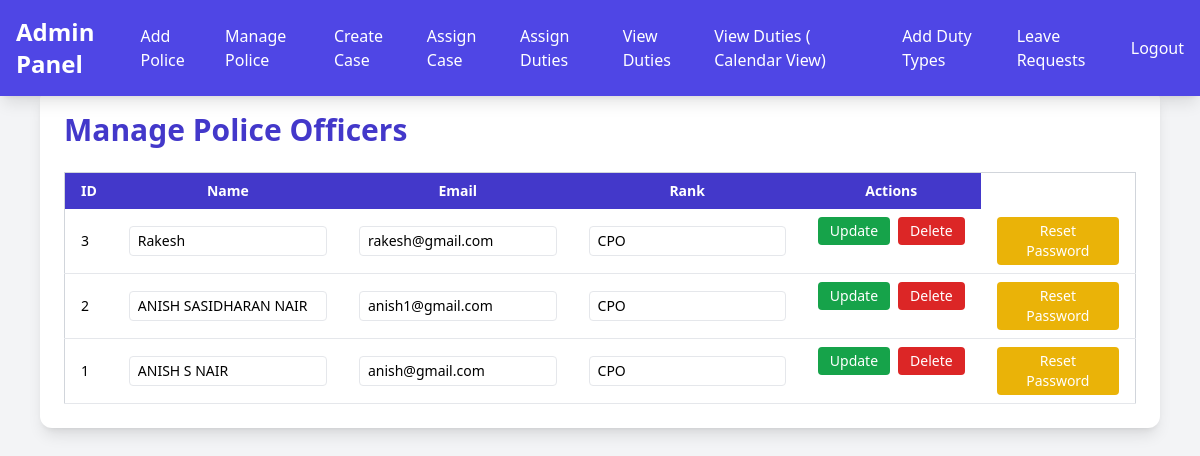
The page /admin/manage_police_officers.php (signed in) on the database its author committed.
### tables this page shows
CREATE TABLE `police_officers` (
  `id` int(11) NOT NULL,
  `name` varchar(100) NOT NULL,
  `gl_number` varchar(50) NOT NULL,
  `phone` varchar(20) NOT NULL,
  `email` varchar(100) NOT NULL,
  `password` varchar(255) NOT NULL,
  `rank` varchar(50) DEFAULT NULL,
  `created_at` timestamp NOT NULL DEFAULT current_timestamp()
);

### admin/manage_police_officers.php (the view, shortened to what this page needs)
<?php
include '../db_connect.php';
$result = $conn->query("SELECT * FROM police_officers ORDER BY id DESC");
?>
<!DOCTYPE html>
<html lang="en">
<head>
  <script src="https://cdn.tailwindcss.com"></script>
</head>
<body class="bg-gray-100 min-h-screen p-10">
<?php include 'navbar.php';  ?>
<br><br>
  <div class="max-w-6xl mx-auto bg-white shadow-lg rounded-xl p-6">
    <h2 class="text-3xl font-bold text-indigo-700 mb-6">Manage Police Officers</h2>
    <div class="overflow-x-auto">
      <table class="w-full border border-gray-300 rounded-lg text-sm">
        <thead class="bg-indigo-700 text-white">
          <tr>
            <th class="px-4 py-2">ID</th>
            <th class="px-4 py-2">Name</th>
            <th class="px-4 py-2">Email</th>
            <th class="px-4 py-2">Rank</th>
            <th class="px-4 py-2">Actions</th>
          </tr>
        </thead>
        <tbody>
          <?php while ($row = $result->fetch_assoc()): ?>
            <tr class="border-b hover:bg-gray-50">
              <form method="POST">
                <td class="px-4 py-2"><?php echo $row['id']; ?></td>
                <td class="px-4 py-2"><input name="name" value="<?php echo $row['name']; ?>" class="border px-2 py-1 rounded w-full"></td>
                <td class="px-4 py-2"><input name="email" value="<?php echo $row['email']; ?>" class="border px-2 py-1 rounded w-full"></td>
                <td class="px-4 py-2"><input name="rank" value="<?php echo $row['rank']; ?>" class="border px-2 py-1 rounded w-full"></td>
                <td class="px-4 py-2 flex gap-2">
                  <button type="submit" class="bg-green-600 hover:bg-green-700 text-white px-3 py-1 rounded">Update</button>
                  <a href="?delete=<?php echo $row['id']; ?>" onclick="return confirm('Are you sure?')" class="bg-red-600 hover:bg-red-700 text-white px-3 py-1 rounded">Delete</a>
                </td>
              </form>
              <td class="px-4 py-2">
                <form method="POST">
                  <button type="submit" class="bg-yellow-500 hover:bg-yellow-600 text-white px-3 py-1 rounded">Reset Password</button>
                </form>
              </td>
            </tr>
          <?php endwhile; ?>
        </tbody>
      </table>
    </div>
  </div>
</body>
</html>

### rows shown on the page
police_officers: id "3", name "Rakesh", email "rakesh@gmail.com", rank "CPO"
police_officers: id "2", name "ANISH SASIDHARAN NAIR", email "anish1@gmail.com", rank "CPO"
police_officers: id "1", name "ANISH S NAIR", email "anish@gmail.com", rank "CPO"
